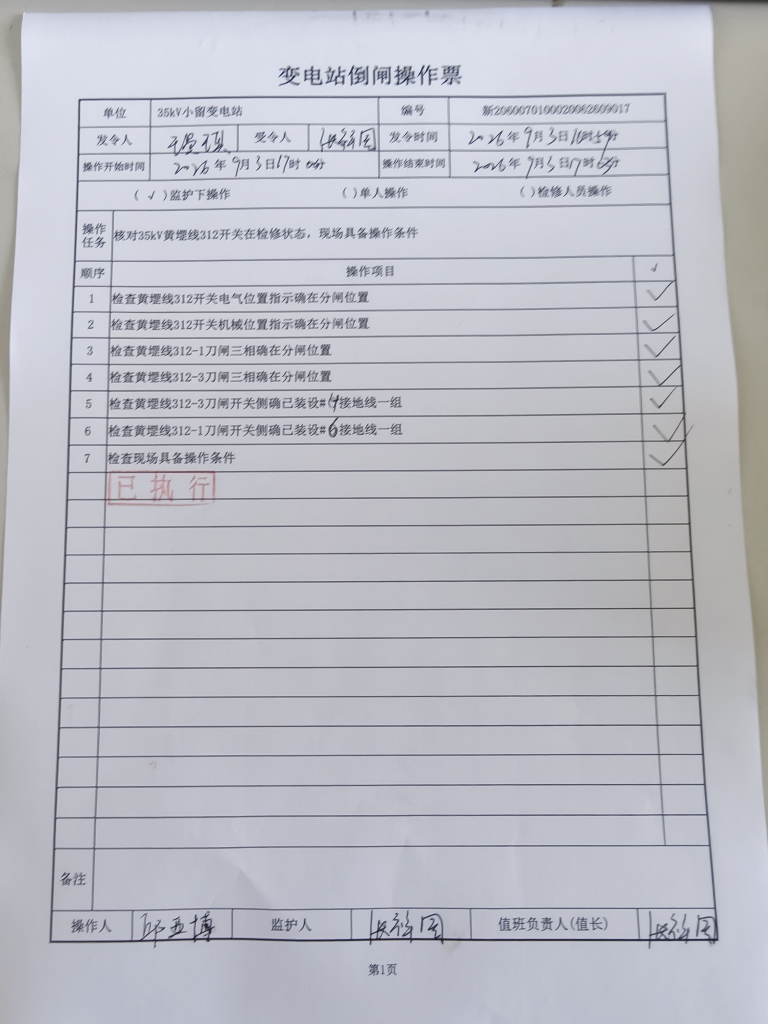
#> input picture assets/imgs/微信图片_20260914110432_678_968.jpg, 3072 x 4096 px (shown at 1/4 size)
$ python -i preprocess.py   (imports and definitions only)
#> lines starting #> are read from the running program, lines starting #| are printed output that depends on the picture
#> further down, picture is the input picture: shape (4096, 3072, 3); mean B, G, R 197.2, 188.4, 187.2
from difflib import SequenceMatcher
from pathlib import Path

import cv2
import numpy as np

PROJECT_ROOT = Path(__file__).resolve().parent
PDF_PAGE_ROOT = PROJECT_ROOT / "inter" / "preprocessed"
IMAGE_INPUT_ROOT = PROJECT_ROOT / "assets" / "imgs"
PDF_DPI = 260
HEADER_HEIGHT_RATIO = 0.12
TICKET_TITLE = "变电站倒闸操作票"
TITLE_MIN_SIMILARITY = 0.6
IMAGE_SUFFIXES = {".png", ".jpg", ".jpeg"}
CLAHE_CLIP_LIMIT = 2.0
CLAHE_TILE_GRID_SIZE = (8, 8)
SHARPEN_SIGMA = 1.0
SHARPEN_AMOUNT = 0.5


def _normalized_text(text):
    return "".join(str(text).split())


# [14 lines left out: functions _read_image, _is_path_within, not called in this run]


def _enhance_document_image(image):
    """Improve local contrast and edge clarity while preserving image colors."""
    lab_image = cv2.cvtColor(image, cv2.COLOR_BGR2LAB)
#> lab_image: shape (4096, 3072, 3); mean of channels 0, 1, 2 195, 129.4, 123.4
    lightness, channel_a, channel_b = cv2.split(lab_image)
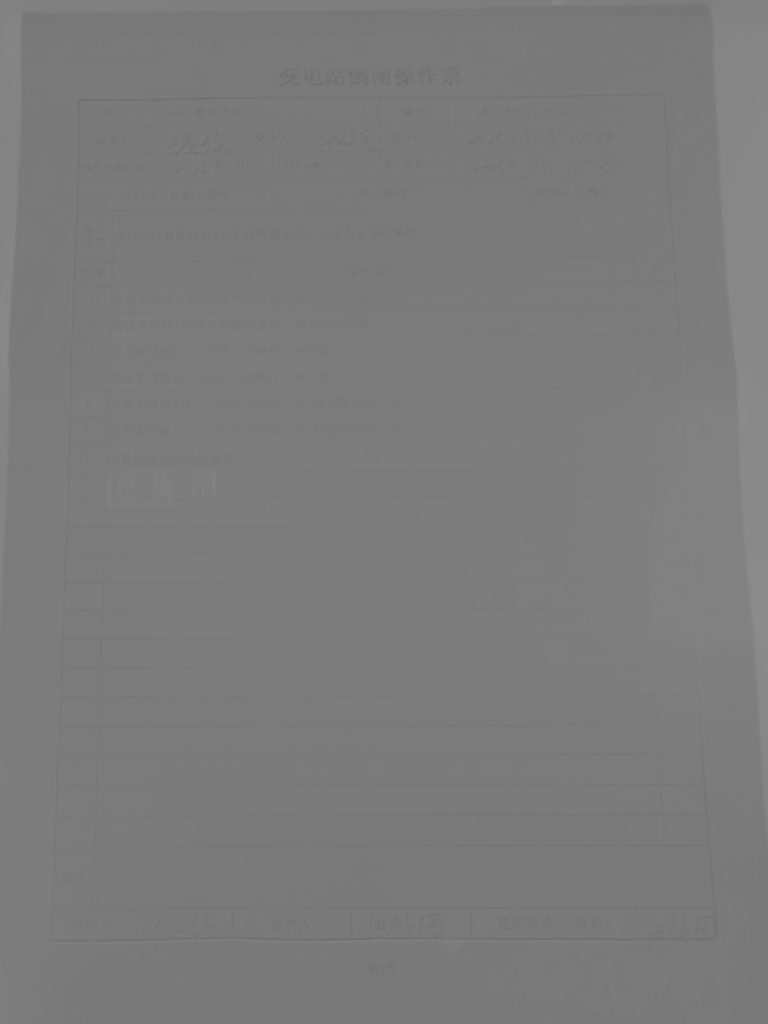
#> channel_b: shape (4096, 3072) (shown at 1/4 size); min 105, max 139, mean 123.4
    clahe = cv2.createCLAHE(
        clipLimit=CLAHE_CLIP_LIMIT,
        tileGridSize=CLAHE_TILE_GRID_SIZE,
    )
    enhanced_lightness = clahe.apply(lightness)
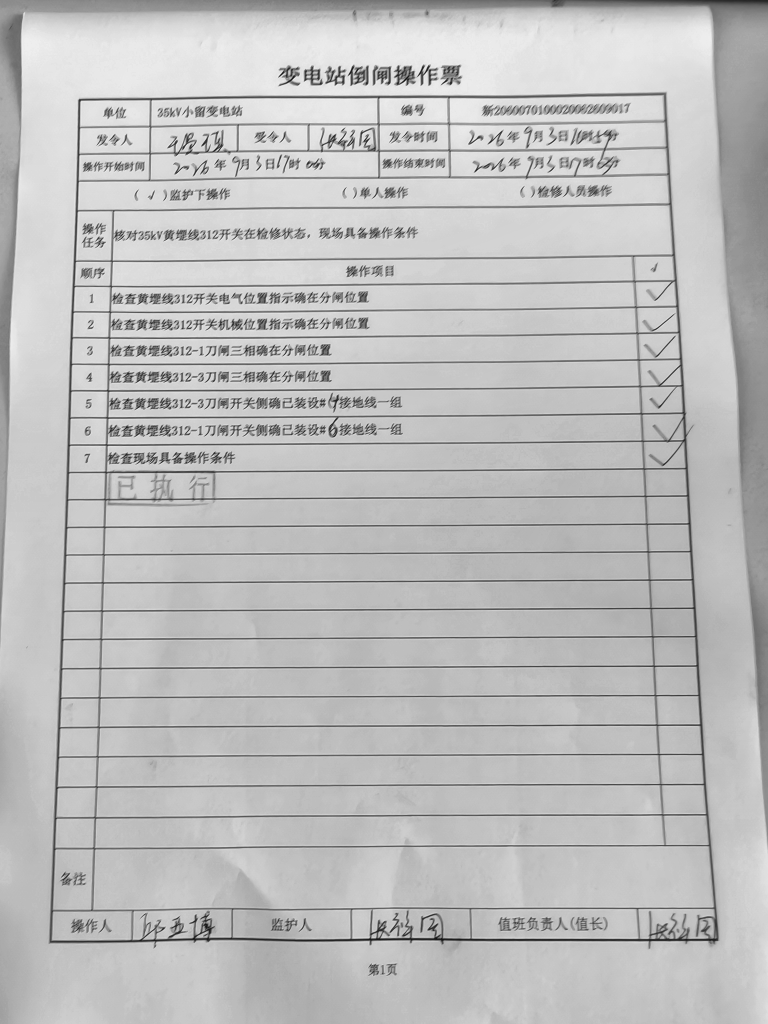
#> enhanced_lightness: shape (4096, 3072) (shown at 1/4 size); min 8, max 254, mean 189.1
    contrast_enhanced = cv2.cvtColor(
        cv2.merge((enhanced_lightness, channel_a, channel_b)),
        cv2.COLOR_LAB2BGR,
    )
    blurred = cv2.GaussianBlur(
        contrast_enhanced,
        (0, 0),
        sigmaX=SHARPEN_SIGMA,
        sigmaY=SHARPEN_SIGMA,
    )
    return cv2.addWeighted(
        contrast_enhanced,
        1.0 + SHARPEN_AMOUNT,
        blurred,
        -SHARPEN_AMOUNT,
        0,
    )


# [173 lines left out: functions _write_png, _enhance_input_image, _crop_text_region, _render_pdf_pages, _matches_ticket_title, is_operation_ticket_page and 1 more, not called in this run]

>>> import cv2
>>> picture = cv2.imread('assets/imgs/微信图片_20260914110432_678_968.jpg')
>>> result = _enhance_document_image(picture)
